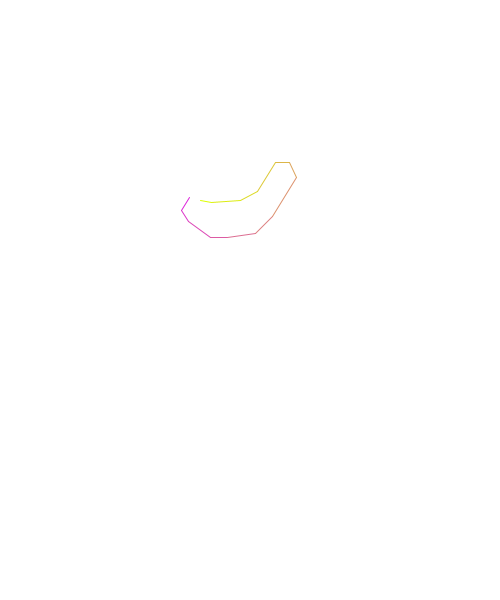
Frame 1 (no input)
Frame 60 (the mouse pressed at the canvas centre just before this capture): identical to frame 1, image omitted
Frame 120 (the mouse held since frame 60 and released just before this capture): identical to frame 1, image omitted

The Processing sketch that drew this single still picture (run headless with seeded random() and noise(); from frame 60 on, the mouse is pressed at the canvas centre):

// Processing sketch: sketch_180303a_read_sketch_rnn
// ── sketch_180303a_read_sketch_rnn.pde

FloatList inputStroke = new FloatList(
// circle (from bird input)
  //-4, 0, 1, 0, 0,-15, 9, 1, 0, 0,-10, 17, 1, 0, 0,-1, 28, 1, 0, 0,14, 13, 1, 0, 0,12, 4, 1, 0, 0,22, 1, 1, 0, 0,14, -11, 1, 0, 0,5, -12, 1, 0, 0,2, -19, 1, 0, 0,-12, -23, 1, 0, 0,-13, -7, 1, 0, 0,-14, -1, 0, 1, 0
  // bird base 2
  //-9.2,-12.400001,1.0,0.0,0.0,0.0,-22.0,1.0,0.0,0.0,12.0,-12.0,1.0,0.0,0.0,33.2,-6.0,1.0,0.0,0.0,19.6,10.400001,1.0,0.0,0.0,9.6,18.4,1.0,0.0,0.0,0.0,22.800001,1.0,0.0,0.0,-20.0,10.8,1.0,0.0,0.0,-32.0,0.0,1.0,0.0,0.0,-12.400001,-10.0,1.0,0.0,0.0
  // bird base 3
  -10.8,-2.4,1.0,0.0,0.0,-8.0,13.2,1.0,0.0,0.0,6.8,10.8,1.0,0.0,0.0,22.4,15.6,1.0,0.0,0.0,17.2,0.0,1.0,0.0,0.0,28.0,-3.6000001,1.0,0.0,0.0,17.2,-17.6,1.0,0.0,0.0,23.6,-38.4,1.0,0.0,0.0,-7.2000003,-15.2,1.0,0.0,0.0,-13.6,0.4,1.0,0.0,0.0,-18.0,28.800001,1.0,0.0,0.0,-16.800001,8.400001,1.0,0.0,0.0,-29.6,2.4,1.0,0.0,0.0,-10.8,-1.6,1.0,0.0,0.0
);

FloatList prediction = new FloatList(
  // good one (screenshots first)
  //-17.864302585991393,20.595817124959343,1,0,0,-10.37854589600954,-0.002269803930296877,1,0,0,-6.5041381790157144,2.063006940416965,1,0,0,-4.8961328226484735,2.82409213172939,1,0,0,-10.342868600832862,3.6054106867337086,1,0,0,6.588494290983084,4.452809804264114,1,0,0,7.144532941053767,1.9524082633385087,1,0,0,7.628578452258638,4.530035131965181,1,0,0,6.857268916884597,5.950197241581121,0,1,0,14.335839093907857,21.754134053270164,1,0,0,-4.571684396247875,5.81797014354429,1,0,0,-4.834861404651679,16.95865495841971,1,0,0,-1.284246122439011,11.164542267565297,1,0,0,0.7468624715928391,17.69995517150545,1,0,0,2.8085355981659843,7.751517850578618,1,0,0,9.92084247827268,11.475492222001495,1,0,0,18.824686024554126,12.035880716948117,1,0,0,11.84775439229727,2.98430933205029,1,0,0,14.030548419743864,0.9633792557105422,1,0,0,12.371966738628705,0.0011784601275299101,1,0,0,15.056001265085825,-3.4331116168617273,1,0,0,13.647551992588706,-6.5955810516090265,1,0,0,11.438772379685123,-8.949490104438746,1,0,0,6.7111731290618915,-7.480393733777684,1,0,0,3.735085377155771,-6.668860529942745,1,0,0,3.8404272318958674,-17.16255977858434,1,0,0,-0.5388794471314005,-8.261789110867241,1,0,0,-1.617334963884734,-6.5295971319646435,1,0,0,-4.733278485281355,-8.162523119561204,1,0,0,-3.6378194748142185,-3.846931057346487,1,0,0,-7.313362756093825,-4.9939979565162655,1,0,0,-13.992456623371528,-6.49546523251959,1,0,0,-13.613174455006728,-3.666139060582666,1,0,0,-16.40506781702681,0.00012102399275770217,1,0,0,-3.542017675813464,0.942567909922762,0,1,0,0.1135041331783299,12.60055194316948,1,0,0,7.8662123808688245,-2.085239772811391,1,0,0,6.591905754194519,-0.5695285507691639,1,0,0,14.137222833080932,-0.8310682225527586,1,0,0,11.207512032232374,0.7330658280688817,1,0,0,12.180208492045091,4.858837224822701,1,0,0,5.019647561185874,3.7191400392752225,1,0,0,3.6260676566599206,4.7445313404458,1,0,0,3.3214190099439747,10.251268882266583,1,0,0,0.8350106462509163,5.810061093919562,1,0,0,-0.34071689995470433,4.882623014791497,1,0,0,-1.989892948422202,4.237392446605986,1,0,0,-7.400890986162603,6.494893454504642,1,0,0,-12.39911374643378,4.699112053489912,1,0,0,-9.068105908078222,1.7413580401312965,1,0,0,-5.873407593797399,-0.0004416748482334205,1,0,0,-4.722080792062714,-1.3071282550507384,1,0,0,-7.98536934329906,-6.142304101417498,1,0,0,-6.197383170394507,-6.183983192117496,1,0,0,-4.240704350842677,-7.481113161742572,1,0,0,-2.5004036500756306,-6.765721736138603,0,1,0,-20.134514702294833,51.87081781433526,1,0,0,-0.07231007552324742,5.028938492571362,1,0,0,3.8107195015708695,19.46939626730352,1,0,0,1.3981251630328988,13.246900337621803,1,0,0,0.10038626383716365,7.422073722237138,1,0,0,-17.973743325887874,6.175636353501617,0,1,0,15.666984400969357,-10.216773068035577,1,0,0,0.6699905390757703,5.08527978549588,1,0,0,-1.2632624377117034,6.88337983516239,0,1,0,4.2921945384720415,-13.625050365463323,1,0,0,4.872413373401571,4.546542479766854,1,0,0,2.2428745524435754,-0.0008975667899414418,0,1,0,36.706854037078905,-42.57890477802946,1,0,0,-0.2545495489194371,5.526873053991268,1,0,0,0.11948412791581492,32.37761719160628,1,0,0,-2.11374864586812,4.14739800265142,1,0,0,-6.650058588751642,4.1714761020094215,1,0,0,-5.781314955462783,5.91264033010178,1,0,0,-2.6001809628290027,4.869065719050659,1,0,0,0.7193433373821622,4.942201385195641,0,1,0,16.305072269633524,-18.490087633161902,1,0,0,0.6017006358428428,6.429643123651635,1,0,0,-0.8148238334488545,10.376892841834593,0,1,0,3.4493748637259034,-20.522673634259085,1,0,0,15.693148718226269,8.597595409890884,1,0,0,4.378478915323643,1.2995036193949536,1,0,0,1.798406213563712,1.6523995501140354,0,1,0,-95.16255444856205,-158.54902736847677,0,0,1
  // 2 bird 
  //-28.448785880924117,24.148449791734695,1,0,0,-11.675786120083096,2.7420331139001526,1,0,0,-20.34389722969792,4.101319007134871,1,0,0,8.456995434573688,5.204093133399632,1,0,0,22.023383666617168,2.6656420805350716,1,0,0,5.500933300412688,1.817092378363991,1,0,0,4.694099475794531,0.0015540272582108784,0,1,0,39.93998779635313,19.099086530922367,1,0,0,3.7914332071467722,0.012430162244821935,1,0,0,10.442630771507188,1.1634687375633612,1,0,0,6.66327887778285,1.6816345906339907,1,0,0,15.402430240380196,8.658612467591304,1,0,0,20.01827120386103,4.726906905953212,1,0,0,32.633582216024,5.489962232681581,1,0,0,17.145760714941254,0.0005926354526960507,1,0,0,19.43405783334085,0.33192177612387913,1,0,0,6.021870927557468,-1.8306371843742923,1,0,0,8.894079016183179,-5.5009491491167495,1,0,0,7.126886086267995,-10.109979101631476,1,0,0,2.6240498679784374,-6.074370603496336,1,0,0,3.6840111757976906,-13.43953910307374,1,0,0,0.40397035359353944,-5.2170802076845995,1,0,0,1.2802557914801749,14.31953655016895,1,0,0,1.339499013132515,25.896406810071205,1,0,0,-2.818452922742918,20.70114901821841,1,0,0,-3.463969035887387,9.032061137896454,1,0,0,-7.394136737314298,12.71833511875752,1,0,0,-5.386433208318534,6.556967394080599,1,0,0,-7.347428928733681,5.933707800235698,1,0,0,-19.420397107025472,8.94407577390119,1,0,0,-14.598033785331326,4.144914318439342,1,0,0,-16.127607042287945,1.936819838069551,1,0,0,-25.745767368154386,-0.0006204119369451221,1,0,0,-19.703684627675965,-5.810882569844509,1,0,0,-18.434144442256773,-9.119765390038067,1,0,0,-6.808793826016996,-4.948375228960278,1,0,0,-14.92478035648485,-7.724754374037082,1,0,0,-13.145707497957735,-12.208634267951316,1,0,0,-8.257344212477669,-10.83483459236776,1,0,0,-6.642930515065148,-17.823492154129056,1,0,0,-1.2669400082345645,-7.003805498411351,1,0,0,0.488086437663734,-3.074847474545541,1,0,0,5.11988812451223,-4.890559558626896,1,0,0,9.94338126144993,-3.3081672548032834,0,1,0,33.595420493539976,-0.008609865295571438,1,0,0,-2.849229065833879,-0.0021698531473537844,1,0,0,-6.524130511836854,3.2739549778761923,1,0,0,-6.4147348957631,9.77865863147149,1,0,0,-0.9269487397412108,9.002997746235545,1,0,0,0.7673868852982882,5.674496777817417,1,0,0,6.368056592457158,10.201458213118045,1,0,0,7.73496768770997,5.5186211902786395,1,0,0,14.902887198528777,7.595566428940221,1,0,0,11.013688188685967,2.661666512115979,1,0,0,8.370300185621991,1.1526877205623411,1,0,0,16.405019337451325,0.000030124588516182773,1,0,0,19.43725744342282,-5.087687031273247,1,0,0,9.225760033435998,-4.34939576295002,1,0,0,4.686333625964428,-3.756980681219637,1,0,0,3.2576536994666503,-9.016703061621978,1,0,0,0.09422653567828805,-5.646423874916727,1,0,0,-1.2734664613250686,-3.970982559980213,1,0,0,-4.544211500767456,-5.2450805833798455,1,0,0,-11.656323102515664,-8.025092358234852,0,1,0,-97.13747675650858,-45.353872714064394,1,0,0,2.3202153765754083,1.8993662678123846,0,1,0,42.95538065320162,113.89712859651921,1,0,0,-1.458716424641261,18.322258375503644,1,0,0,-5.967449379259078,14.462565764832016,1,0,0,-9.098584058701158,1.9849867330012243,1,0,0,-8.408848888823341,-0.906309913682482,1,0,0,-13.647251564561152,0.6258945186055105,1,0,0,-7.876840357279653,2.0349707069962863,0,1,0,43.48487938713387,-4.650248164081603,1,0,0,-3.2049920829872027,1.188347470834194,1,0,0,-7.2722901602964445,8.80163880045617,1,0,0,-3.4587616690611807,6.302883147213577,1,0,0,-0.7414007916661195,4.331501232448249,0,1,0,17.592082468617935,-21.29655250246064,1,0,0,1.285172667408095,9.999936087325844,1,0,0,2.9230065220422707,8.49529945393523,1,0,0,1.9233501773269155,3.4078761909206694,1,0,0,4.142672282482664,2.5302127746742884,0,1,0,43.54608163286996,-55.58962694692204,0,0,1
  // 3 bird
  //-24.929931199163473,23.431054874661132,1,0,0,-23.30886914051702,-0.0022819808586281836,1,0,0,-13.200382796977953,2.746954071673021,1,0,0,-6.582642507603272,3.5169661268353365,1,0,0,4.600623065048338,2.5927969443055834,1,0,0,12.192417885364614,2.578729093054995,1,0,0,25.979105938375458,3.9759961997964104,1,0,0,2.829524213572507,2.771907965940756,0,1,0,45.61118694169856,-21.817013195236612,1,0,0,2.8127618140434576,-0.1691985620586863,1,0,0,7.392571843985191,2.1296873237097635,0,1,0,-20.383814076868628,1.8235294624033196,1,0,0,0.8074918474195932,-0.0010465873509936353,0,1,0,-3.791839134813751,43.87856859611467,1,0,0,-0.00478061730703752,14.171715181249933,1,0,0,7.836728061268309,34.26980942594908,1,0,0,13.756494102596282,27.153105778403482,1,0,0,7.506099578806299,8.271779062705978,1,0,0,10.57800589792065,6.8280584697975275,1,0,0,18.532443851161478,7.418912631633201,1,0,0,11.701456184086213,2.5388622174280067,1,0,0,15.663460108629984,1.0090353306741284,1,0,0,11.977861006988796,-1.5459151083082758,1,0,0,15.971437035287435,-7.966926880191984,1,0,0,11.292424362910955,-9.083778205862684,1,0,0,9.643930882797264,-15.42103644204635,1,0,0,9.124507789252727,-39.72808119987117,1,0,0,-1.0497227135816751,-13.002493752388881,1,0,0,-11.848215842498387,-22.101342705848477,1,0,0,-6.781215319066367,-6.658593446020784,1,0,0,-32.489333185881,-15.264532314160508,1,0,0,-10.785015561634335,-2.8172081243125633,1,0,0,-18.950613207227278,-2.271159132386524,1,0,0,-12.926858158061412,-0.0004461852939178138,1,0,0,-14.299140673165452,8.02714554953861,0,1,0,16.998227177812222,111.47050748000345,1,0,0,-2.6792819564740986,11.744471705328346,1,0,0,-6.126462274788436,16.41966174145102,1,0,0,-6.844623370814208,11.908456187868088,1,0,0,-1.4252284654950012,3.945800814598484,1,0,0,-2.6043238309301597,19.562964046805114,1,0,0,-2.0502776931913522,-0.0015581283649472452,0,1,0,55.076332455812874,-49.23095259974886,1,0,0,-5.624702088364068,43.10449460005942,1,0,0,-0.7748259553412546,1.2942608616525353,0,1,0,-31.980600192766822,-146.0248704998274,1,0,0,10.949223060232534,-3.568872778450337,1,0,0,14.709572684322803,-7.660328488085901,1,0,0,27.889685332173215,-24.208165994728624,1,0,0,21.274943433872824,-19.73944601012848,1,0,0,6.4674648852979555,-4.618246026008014,1,0,0,5.868244229998321,-1.8169864305133272,1,0,0,11.459381826173704,0.9059716541470934,1,0,0,5.312127131406813,3.004110170943778,1,0,0,5.517381548538757,7.055632275238586,1,0,0,4.328599791974518,12.7553886536345,1,0,0,1.5300315185356512,12.90496119046328,1,0,0,-1.4565809155889764,20.810399985918544,1,0,0,-2.076322059408739,7.025538472321716,1,0,0,-8.80816303360947,14.067325045690971,1,0,0,-12.869743888953233,10.335944913369664,1,0,0,-19.90830430431991,9.298976243926822,1,0,0,-7.924989252602495,-0.0620458362990466,1,0,0,-12.527066281540373,2.0204911867560185,1,0,0,-9.876517144821582,0.0001277224172578536,1,0,0,-14.465884033871307,-5.146817687709907,1,0,0,-5.94107968089906,-1.0367644608714583,1,0,0,-4.2788344538695355,-2.3619432514550174,1,0,0,-2.9511592810981435,-5.171756095785322,1,0,0,-1.0602491410856305,-5.281301497674366,1,0,0,0.16889820532084546,-5.551671630386601,1,0,0,2.818721625104663,-4.20757443508358,0,1,0,-54.20874623295808,33.401492105905646,1,0,0,6.776624079652273,4.138730923880134,1,0,0,10.670890611013744,2.563010659681459,0,1,0,2.678185952788916,-13.274298597964043,0,0,1
  // 4 bird
  //-18.834803766719162,27.02207665070319,1,0,0,-7.872669566526396,-0.002590284134998051,1,0,0,-15.583112320440152,6.075731556130832,1,0,0,5.922726455972005,2.9011777285782814,1,0,0,17.625481706261176,1.7740109944591202,0,1,0,32.990685373441444,25.13813806358589,1,0,0,1.1349222795139768,5.5774262719350505,1,0,0,12.187215558303096,48.69348192515214,1,0,0,5.055422466898135,8.201952344149799,1,0,0,13.768934057738356,11.944178260547853,1,0,0,5.639138805806397,3.0841399519967623,1,0,0,11.372789059163342,3.720104276872437,1,0,0,13.313418510558138,1.5935949724059078,1,0,0,12.393494337794568,0.00157433306857238,1,0,0,13.787365225285447,-6.3344447927033,1,0,0,9.199545916500021,-6.384816466925206,1,0,0,8.325962413806698,-9.8258707646961,1,0,0,6.42298344915775,-12.688406792677535,1,0,0,3.426093897208615,-11.368667542502973,1,0,0,1.0982556403107993,-10.249599586008118,1,0,0,0.04760052789566006,-8.361739190020202,1,0,0,-1.593343920305902,-6.848697973019973,1,0,0,-2.926090452861929,-6.181275329759245,1,0,0,-5.475071665983057,-8.499057183969281,1,0,0,-15.064613582878836,-15.161879038685031,1,0,0,-20.961719751924175,-12.20462027915151,1,0,0,-12.050119387178347,-4.549064200328733,1,0,0,-14.314482825513439,-2.0982705251662956,1,0,0,-8.71796337755159,0.00015032238960347973,1,0,0,-4.463726990835734,0.7720183814397098,1,0,0,-3.62410012274485,1.7002690914668852,1,0,0,-2.4688117769591726,4.275158990269753,0,1,0,50.352672810870736,41.0541983003961,1,0,0,2.800483412755775,-8.360300561411446,1,0,0,18.174243868140415,-18.111428471243695,1,0,0,7.973499421538287,-6.497307611138201,1,0,0,1.3684033246011196,5.196783400431064,1,0,0,-4.4943853873718576,9.441812592969063,1,0,0,-12.134636972250055,17.457829816851447,1,0,0,10.650495900628789,-8.440872821115263,0,1,0,-59.82943556663234,40.3847413100576,1,0,0,-0.7316204446537238,1.6850814524675515,1,0,0,-4.3460882066712365,29.66291768391679,1,0,0,-3.696723056603627,12.467735583605245,1,0,0,-0.5017448914971744,3.7964223478949517,1,0,0,-1.0398440799515536,3.0044589824534333,1,0,0,-6.640670107154391,6.934764448424155,1,0,0,1.3611386449639595,-2.829921322895578,1,0,0,6.129040472716149,-6.230406265941351,1,0,0,1.5056218580184202,12.148873136412414,1,0,0,-0.35185328858922404,2.892478454818712,1,0,0,1.6682943226306743,-0.24475592225577897,1,0,0,8.016826153800709,-7.937641546003123,0,1,0,34.526203855520585,-37.446155781997795,1,0,0,-0.6794401889835506,7.744917954920146,1,0,0,1.2855000004580848,18.823339841545334,1,0,0,-6.076427124067367,3.586678668514756,1,0,0,-3.923763513528446,2.5300429812685303,1,0,0,-3.3680438297545607,3.5827239626957743,1,0,0,6.112342402344862,-5.440755930194591,1,0,0,3.4660516047075483,-2.810736440220857,1,0,0,1.6295916495982274,1.2451832341384759,1,0,0,3.631149676866856,7.656880326660614,1,0,0,2.008473705023768,2.55307741986305,1,0,0,4.370942257096228,0.3599569100067317,1,0,0,0.6911659773998469,-5.347017315389103,1,0,0,-0.2706792320501464,-2.0342072039641246,1,0,0,-1.2138976499259657,0.07776389180428275,1,0,0,-5.52177132298577,6.5884979322312915,0,1,0,-97.50580893186714,-139.46083879656888,0,0,1
  // 5 bird
  //7.237738720404765,8.581084622825237,1,0,0,5.168403477320499,-1.0622692656578139,1,0,0,19.537585786144994,1.7468607538410776,1,0,0,9.513943527341086,2.1306050870686555,1,0,0,17.495884208055863,7.706827369233645,1,0,0,10.383236083916682,10.240895420337973,1,0,0,2.7833787033927297,4.637808570628385,1,0,0,1.2062762207057762,4.995885337126841,1,0,0,-12.003197424740653,4.572759520332685,1,0,0,-35.34256429570314,3.4006024506647696,1,0,0,-6.244842545845444,1.2117737166009608,1,0,0,-12.130470045441971,-0.0008232520699556645,0,1,0,-17.105080211575704,-24.960857812485028,1,0,0,-1.9805955652870577,-0.0009044300994205654,1,0,0,-1.2066774000398341,4.183698827570298,1,0,0,0.1905886857125748,8.79355444635725,1,0,0,1.8508992171487777,4.497777925889322,1,0,0,4.798966575750944,6.379618103757438,1,0,0,6.654669485768971,4.326936159869701,1,0,0,7.273800323620204,1.3581115500698009,1,0,0,4.46227488047159,-0.6684667741986822,1,0,0,4.512044310202116,-1.9131594419410267,1,0,0,3.9082799536392865,-4.001166967695746,1,0,0,1.8869984876062789,-3.544704817324084,1,0,0,-0.47080455082878775,-5.736993075844039,1,0,0,-2.350713808759945,-6.5491304729389235,1,0,0,-6.188613320938242,-7.815833657006958,1,0,0,-4.473212286476212,-3.41693339705236,1,0,0,-6.061476460016138,-2.7367970156203256,0,1,0,-20.742122162250556,37.82587558519313,1,0,0,-4.599164309506397,4.223955698854454,1,0,0,-3.6121635696682803,5.49149229249299,1,0,0,-13.77910552196043,24.024421838436634,1,0,0,-10.319696488408157,12.0200833207894,1,0,0,-20.261334581853877,27.29093590522942,1,0,0,-1.9610389407415,4.595401054287557,1,0,0,-0.5652699288552238,3.2263921235325266,1,0,0,1.7406820453929508,9.010639236637573,1,0,0,1.8150651128980793,3.9393003092415477,1,0,0,2.8695838591443383,3.9536282322863614,1,0,0,15.148810738182775,6.099368926726473,1,0,0,11.451411191291738,0.0006386936067457386,1,0,0,10.202213886144868,-2.254123000969642,1,0,0,8.604034359618234,-3.7312003933873648,1,0,0,9.539292984750636,-6.391513759479675,1,0,0,9.854351549745491,-8.904541142988117,1,0,0,7.449198315543493,-8.405984390765497,1,0,0,7.526455383613008,-11.667239412646792,1,0,0,3.579668099208618,-8.046263759954961,1,0,0,2.1058344317466346,-7.723960770266137,1,0,0,1.5025643183244106,-11.688196600063193,1,0,0,0.08195949430663972,-6.51129744386745,1,0,0,-1.2829501586922052,-6.639802605700915,1,0,0,-2.0831154541983348,-4.135318188530858,1,0,0,-2.937188070765855,-2.504173749544337,1,0,0,-2.882598124591538,-1.2028869866957874,0,1,0,-32.82183428073566,13.229407074460113,1,0,0,-2.0551306003831593,3.4934910579721303,1,0,0,-8.814527266890053,13.411208065994785,1,0,0,-11.410526841250377,12.894305921749718,1,0,0,-4.49222443563039,4.3587693929020705,1,0,0,-6.919772263147747,8.50499522862424,1,0,0,-3.560238152805527,6.068431167486091,1,0,0,-2.706420287329783,7.385542845220388,1,0,0,-0.5725401194361768,3.829855299621128,1,0,0,0.6678050960500158,2.675739962097872,1,0,0,2.9941186551925334,1.2685250472412781,1,0,0,11.95710444941078,-2.6027183786204255,1,0,0,4.320489546053714,-2.011711874878505,1,0,0,16.77625295374219,-11.993292044858547,1,0,0,20.375370722282625,-19.86735751614836,1,0,0,3.870488256282992,-5.930224941206376,1,0,0,3.6950683963272857,-9.40093087354988,1,0,0,2.3183462005844007,-11.642377200392465,1,0,0,0.3455023429658958,-2.3341430325614025,1,0,0,-1.0067882521351372,-3.58480969237817,0,1,0,-23.482042336175965,72.44789848400518,1,0,0,0.7414741410713095,4.856327224700188,1,0,0,3.842946847595529,31.25644531958713,1,0,0,9.915651229926992,2.4723199273743734,1,0,0,11.076811574300205,1.6413695868082345,1,0,0,7.637681838770545,1.1611913202180337,0,1,0,-24.201126962339732,-9.943369160751933,1,0,0,-2.738407797553001,17.126028301020824,1,0,0,0.16314584474551658,7.827421675222913,0,1,0,0.7385668758256062,-25.195923351967956,1,0,0,1.5006498612678898,-0.0011366716513625478,1,0,0,6.7625330330864575,5.212184959982049,1,0,0,19.92709567122382,14.557682744372507,0,1,0,-56.38455767179183,-54.875337410618734,1,0,0,-0.41062060205589107,4.489531626494293,1,0,0,-1.2499670351756536,26.06212549734617,1,0,0,-2.096717815153387,7.179349380916529,1,0,0,-1.0945337111419444,8.1010862690623,1,0,0,-1.461910568118673,3.4437494483894135,1,0,0,-4.619328278633661,4.964118069662243,1,0,0,-13.069787376600567,11.349107463153592,1,0,0,-7.061521881323411,7.195105851619469,0,1,0,18.827171374720468,-24.541229917994333,1,0,0,5.25714549413668,15.506146472647188,1,0,0,4.621322256334134,7.888546798376804,1,0,0,4.267096296106386,4.846230126744286,0,1,0,-9.795915963062917,-24.54053674787267,1,0,0,-2.1120819146936762,5.375015645824578,1,0,0,-2.7920767576537453,18.39457376221328,1,0,0,-1.4170329928585306,5.247409215683945,0,1,0,49.831462302209104,-171.96003470049888,1,0,0,-0.2844409706203312,1.2363329982606723,0,1,0,-3.103535097642791,14.56023388547712,0,0,1
  // 6 bird
  //23.23028712844275,43.819827537752374,1,0,0,20.072875775081688,1.575576116608603,1,0,0,7.180591345140585,1.5541032528308412,1,0,0,15.90951849132788,1.1855073875451245,1,0,0,20.036975641731253,3.1145740159416655,1,0,0,-7.683568680895253,2.947359951846955,1,0,0,-32.35596381017011,10.728516110179115,1,0,0,-15.25476113840749,2.057033571339155,1,0,0,-9.587317060929482,-0.0011493764908393593,0,1,0,-31.586610058414923,6.3497088708749425,1,0,0,-4.833674435207091,4.737558843447193,1,0,0,-8.563315463879174,18.476964346301955,1,0,0,-16.42544517349588,31.95198101183796,1,0,0,-2.2421468120412453,8.213940935304985,1,0,0,-6.427414520117597,11.446779398766546,1,0,0,-8.197095388480271,11.531181143366965,1,0,0,-12.299589264469098,13.088138048324344,1,0,0,-3.3159665271664376,4.826120079178815,1,0,0,-3.0779665391488495,2.692399697935164,1,0,0,-12.808520643778742,7.058049462289376,1,0,0,0.3620362227816274,0.7053419434485897,1,0,0,7.581105531381652,-3.250778884239025,0,1,0,45.42757481146928,-54.53933328338588,1,0,0,-0.15716086075375155,3.9759834843013584,1,0,0,-6.281785894077274,12.044316543133734,1,0,0,-3.8904353641202247,11.731208231673444,1,0,0,-1.4309273639054647,8.70144171652835,1,0,0,-6.181695745287615,14.905572423114748,1,0,0,-5.704768912818098,9.687455740916565,1,0,0,-6.324006150230051,6.818365328372814,0,1,0,71.62564615730594,-122.3805555551626,1,0,0,2.366584743621882,2.819722511166125,1,0,0,13.782951969603076,10.629004256657053,1,0,0,17.790296213084677,10.996297540365536,1,0,0,2.9955841198887785,2.930018851569078,1,0,0,2.626121159712368,5.343631224291804,1,0,0,2.3733018261092043,8.048814698371462,1,0,0,0.5086200695635097,14.728724755733772,1,0,0,-6.223491627728667,19.671484463121487,1,0,0,-5.91621577720451,8.800362805945317,1,0,0,-6.939621378606108,7.361339439612291,1,0,0,-8.597639511515352,5.979807647246968,1,0,0,-11.671205131842823,5.04164900815481,1,0,0,-11.014019158717367,2.8686552348087284,1,0,0,-6.891759638471309,1.011238383218437,1,0,0,-23.67118107384955,4.446287151612591,1,0,0,-14.748295955572186,0.0008275879926204854,1,0,0,-13.418798499044257,-2.3878214800446003,1,0,0,-3.4531214984671768,-1.6835542051676833,1,0,0,-2.2494512986932196,-2.0992855575759948,0,1,0,43.33573863464602,-32.038048922444865,1,0,0,-5.2670634847215805,7.696401041127037,1,0,0,-4.767364458422855,4.80706466534576,1,0,0,-6.901856013309682,3.9196314963363497,1,0,0,-19.711719006375006,8.017258976060868,1,0,0,-4.148496377491448,0.7910641994927623,1,0,0,0.3520755681708404,-0.00077650305278331,0,1,0,32.91250859350442,7.792715606367012,1,0,0,-0.006721730378824886,11.082257431303569,1,0,0,-1.8987892618829945,9.432171652941523,1,0,0,-0.0372355375841109,4.53710232953654,1,0,0,7.410591851557237,17.704976490268216,0,1,0,-3.192091274975934,-0.9899365779491801,1,0,0,-1.7578173349556976,2.61825415300899,1,0,0,-11.346053586246537,13.703685004007284,1,0,0,1.2642829570662037,-1.086374458016494,0,1,0,12.482146001552126,-14.308604453712478,1,0,0,5.828108832381142,8.450852550231332,1,0,0,5.3390586329664975,5.543053278629169,1,0,0,4.179250423218752,2.7340766758036144,0,1,0,-14.43222519877021,-17.465199757330986,1,0,0,10.258590993191536,-0.3169516137231427,1,0,0,3.4606700427759525,-0.9864403549136646,1,0,0,9.977677202834967,-4.984431270131996,1,0,0,1.0616030673760053,-1.5080001051478475,0,1,0,-5.276216893864525,-37.898469373142184,1,0,0,4.892550709564688,9.034629680908376,1,0,0,6.504344288666107,19.48666031972761,0,1,0,-2.4144235026349192,-0.09448509635498219,0,0,1
  // 7 bird
  //16.002672131045248,47.03279452027326,1,0,0,9.29429936870788,0.33326228949050013,1,0,0,0.12189690134533263,0.0002557600201470728,1,0,0,-4.25763078739977,0.13749145124402487,1,0,0,-17.51261759247339,4.860736327577419,0,1,0,4.419297108743518,-34.22478107856633,1,0,0,-0.21081046493581418,-0.0007049643781551125,0,1,0,14.411034587749292,26.892951322163075,1,0,0,3.0255736860550115,2.0545710160233406,1,0,0,13.50216390000475,6.610237019115661,1,0,0,5.254483258966148,1.5043378753615053,1,0,0,2.857617483478655,-0.004233761015324817,1,0,0,4.859886687139371,-1.9436627727572706,1,0,0,6.411389458802106,-5.342089759181607,1,0,0,2.6902039324850655,-4.387958141180525,1,0,0,0.4965441753948855,-3.0884544209580294,1,0,0,-1.0293287709296364,-3.8391198788939476,1,0,0,-22.780087236843915,-10.349907540663844,0,1,0,-16.04152688569064,-4.484081842532988,1,0,0,-0.36936381519917477,-0.0018013555644413968,1,0,0,0.5747119950271804,-1.369665207847029,1,0,0,1.2843192422873422,0.8481117613031844,1,0,0,-0.07225178729991967,-0.21350689904193138,1,0,0,-0.6258751111990251,-0.6273806954191476,1,0,0,-0.8356379120418845,0.4293888109828615,1,0,0,-0.44615979914514897,-0.1288232318555038,1,0,0,0.41783259447707544,1.113873627773753,1,0,0,-0.4748143749730481,-0.38238319122313263,0,1,0,-54.589077017521014,33.98534854363246,1,0,0,-10.849221434237972,0.15272809014818337,1,0,0,-21.24331416376866,-4.465565213061802,1,0,0,-33.63421436789004,-4.63072371369306,1,0,0,-19.37635990881761,-0.08148531524563543,1,0,0,-22.902682489909495,19.257149530364714,1,0,0,-3.883990974179569,2.616608644196742,1,0,0,-4.402925617976519,5.749179888518463,1,0,0,-8.367601972924312,18.200349597642248,1,0,0,-1.6019382024212023,9.243578081940726,1,0,0,-0.1632225753477332,9.426952242929048,1,0,0,5.024707222829151,15.92427890272899,1,0,0,5.492849288514854,7.788672475865569,1,0,0,7.839376665299835,7.04777950116017,1,0,0,9.028299822224705,4.759474960132066,1,0,0,12.346564302103998,3.842689545357654,1,0,0,15.265706407912603,2.9709594789284437,1,0,0,37.154956376287466,0.6718396704805918,1,0,0,7.449575970611825,-1.4516191642381624,1,0,0,11.799975598522426,-3.8288578855519977,1,0,0,8.382384876319065,-5.1232973601400245,1,0,0,13.644121756705964,-12.552202927020417,1,0,0,9.77436442835711,-15.55559915576233,1,0,0,5.181156259400055,-11.441436140746811,1,0,0,2.2676380930896642,-7.6601908102266965,1,0,0,2.4721235049223815,-17.783688824358137,1,0,0,-0.5704151451343611,-10.752785354143477,1,0,0,-1.8158264382242197,-5.209313565898407,1,0,0,-2.178585409827873,-2.493330899895601,0,1,0,-75.86023726762043,85.29917349229494,1,0,0,0.13678688284871005,16.51955110391389,1,0,0,-1.7874257796222455,22.489707405751858,1,0,0,0.25591256461317385,7.405891005441144,1,0,0,2.546085822924407,1.6948483247485433,1,0,0,2.6862472996656437,1.635420885593446,1,0,0,7.313404773337678,2.2268460595163333,1,0,0,5.634390886394662,-0.0006474852125693184,1,0,0,8.948449371682086,-1.954204206418369,0,1,0,-30.346875983968587,-5.803335049970035,1,0,0,7.243618611511363,4.421528538011843,1,0,0,12.683539664415017,11.85528791844848,0,1,0,-16.715608324858053,-19.67151601101173,1,0,0,0.5414143440351047,15.047274174483837,1,0,0,1.6421801317956297,6.812784092837396,0,1,0,18.556605391669418,-64.60049973148952,1,0,0,-0.9519505438556621,10.321421199694338,1,0,0,2.044437735060484,23.38350458696984,1,0,0,5.167587402452024,6.5083029847433425,1,0,0,8.749717587071387,3.092900561683783,0,1,0,-13.513964208314858,-4.591384145333408,1,0,0,4.885949124058532,0.8190577904314228,1,0,0,22.135492635517384,6.130095016432367,1,0,0,11.935670342792955,5.153281056303602,0,1,0,-36.4275358622054,-14.43514483899281,1,0,0,3.123994399792958,5.681686928199084,1,0,0,6.176130197502296,7.393544265035632,1,0,0,10.764086622896205,9.411028209149121,1,0,0,5.777849029083649,3.7856106065463444,0,1,0,-25.68909059197474,-23.7929401370714,0,0,1
  // infer bird base 2 (1)
  //-4.119569257582111,-5.488983525880285,0,1,0,44.56182287748254,-15.386680018476069,1,0,0,11.997830057703714,-0.002197043874259233,1,0,0,18.95176800725572,-2.8331894248809446,1,0,0,2.0589051774166656,4.209397736813234,1,0,0,-14.339783473604362,16.771205170839462,1,0,0,-8.317490679913977,3.807451811841878,1,0,0,-11.138673170383884,0.6225503690187725,0,1,0,-30.054763549459675,8.120452143539444,1,0,0,-9.480277139074813,10.643320357646608,1,0,0,-11.058502920609943,8.845204759559518,1,0,0,-8.985634185999354,5.052364967341802,1,0,0,-14.134136455607887,5.172210538472429,1,0,0,-26.20937228217543,4.275248429565677,1,0,0,-23.66819731416134,13.407815760883294,1,0,0,-7.558061728867538,8.102424391588146,1,0,0,-9.098086512733113,13.49394766109191,1,0,0,-1.2173991582625439,9.387735618716427,1,0,0,0.7020600485412963,9.686071974165811,1,0,0,3.0975209049273786,6.151900587912635,1,0,0,6.814143716886817,7.302381099936182,1,0,0,11.617773715790278,5.551019009919051,1,0,0,11.916595125712703,3.8590617469551725,1,0,0,40.550285995544634,-0.42317811195103927,1,0,0,16.80809523713967,-3.6950299055316154,1,0,0,35.94267674261761,-16.4105088396212,1,0,0,12.072932800084121,-9.881456713445385,1,0,0,9.130632695091984,-11.898117677445612,1,0,0,5.600850639750336,-10.535311063763208,1,0,0,3.5681771162632385,-13.017150952600058,1,0,0,0.9036705971563492,-10.81123903634208,1,0,0,-1.7964292940626634,-13.213371020214254,1,0,0,-5.01183445396157,-10.62387945962792,0,1,0,-82.608716447785,31.11097749968245,1,0,0,-15.110522757632245,-9.079134461734546,1,0,0,-12.590460927088913,-5.6686194534592245,1,0,0,-8.913137378411633,-1.2759125228833679,1,0,0,-26.7650044606952,0.8592335268567155,1,0,0,-10.168082293033128,2.8066538286533755,1,0,0,-6.119174632498274,3.0795033972252037,1,0,0,-8.230825989730752,6.772805172010209,1,0,0,-3.0348030092772067,4.811815910000437,1,0,0,-1.8192110971208615,5.903497869194076,1,0,0,0.07748504364718983,7.219992917250678,1,0,0,2.074325913109987,5.005408145942391,1,0,0,4.908927354973666,4.489344118842503,1,0,0,11.1506494702916,4.319180744796791,1,0,0,13.789310393444481,1.6256200287188645,1,0,0,14.462627415305661,-0.9441019071080169,1,0,0,13.0086954900639,-4.4903931962059,1,0,0,18.58362153386234,-9.483064650856566,1,0,0,17.463611327200816,-11.796911483270152,0,1,0,3.784566241362196,74.26273915712908,1,0,0,-3.0951181466971267,19.925302065830827,1,0,0,-2.6778835897119686,7.666169917854888,1,0,0,-0.7626807223294338,5.941999586149888,1,0,0,8.289277406867221,3.5345372038315754,0,1,0,48.0700468065989,-59.9434503837938,1,0,0,-1.4843727119190209,7.884511515174897,1,0,0,-0.14502558248206998,29.460178114132248,1,0,0,0.9486869012351199,6.477566417909123,0,1,0,11.631500319285216,-133.8531457102441,0,0,1
  // infer bird base 2 (2)
  //-2.2365092643507194,-12.615243586939345,0,1,0,14.253888760985292,-10.312303481138123,1,0,0,-4.252943299950419,-0.0017461820862025783,1,0,0,-14.996745805800451,9.642399643466877,1,0,0,-11.456372822703765,5.562749138214585,1,0,0,2.4863434842134713,4.740571234558661,1,0,0,14.743806157181016,0.19835651592367615,1,0,0,16.755805527041964,-2.0594683548369193,0,1,0,27.67924587871187,7.236091994650433,1,0,0,4.466283803835337,7.1394404907490125,1,0,0,9.268707467961077,9.268176339219856,1,0,0,9.520695236622181,5.381832749579301,1,0,0,12.07319898096031,4.021754888722142,1,0,0,7.470143580603087,1.6074623458604937,1,0,0,14.205982614088146,0.0011618671442033418,1,0,0,6.640235669362393,-1.7057915619178163,1,0,0,18.443301045220952,-20.359465762462474,1,0,0,2.5367384616668174,-6.289564067973158,1,0,0,0.9392602872141805,-7.38089595327805,1,0,0,-0.3533036314067313,-7.771885650532329,1,0,0,-2.7046302749128097,-8.168061175646502,1,0,0,-4.627797943847743,-5.540383763624793,1,0,0,-8.334858965702464,-4.804906664913477,1,0,0,-6.327989964647973,-1.8120097216647455,1,0,0,-8.17402640159765,-0.7108141727087812,1,0,0,-10.895149617401298,1.2439068748177624,1,0,0,-6.861751738300213,1.9673778668422215,1,0,0,-9.743860830487204,5.749081311397607,1,0,0,-6.319418253622141,5.753360879854149,1,0,0,-3.2294432726590947,5.480442270455577,0,1,0,16.085585864152762,28.520855786850763,1,0,0,-0.7337017704732204,-0.011391505021453878,1,0,0,-3.6639456225836073,24.596975480733413,1,0,0,-2.8594213157177157,11.039464294787946,1,0,0,-3.813184707567646,3.0727803419378894,1,0,0,-3.318261597691083,0.6277404604989162,1,0,0,-17.548843631122942,3.0801811226611915,0,1,0,22.882837819976814,-3.558504128144049,1,0,0,-0.004221309960163475,7.970516432298097,1,0,0,-1.4618888237942953,8.658148512312481,0,1,0,1.0768418498138415,-18.91759328976139,1,0,0,4.531331250412563,5.917732864102341,1,0,0,8.575966840297145,7.4566341755792935,0,1,0,31.3721454637171,-40.6200664105937,1,0,0,-0.26687297137030463,14.830975868816765,1,0,0,-1.7085521716185312,8.065201673736945,1,0,0,-1.4563157184852313,1.3407220963831212,1,0,0,-4.8175258291543015,1.142722304334849,1,0,0,-11.810712754855084,6.582275396860337,1,0,0,-4.207524077437701,3.5321202801295684,1,0,0,-1.5574248736636547,0.5297352149662975,0,1,0,16.980319581825775,-8.903101977197913,1,0,0,-0.5789436637097504,5.538593848075162,1,0,0,0.7622451458587698,5.392071777461626,0,1,0,3.614636117674111,-10.72434279889089,1,0,0,12.343984384197313,7.041851532418146,1,0,0,5.7755921286060365,2.3893315979406786,0,1,0,-50.032085661587146,-78.45623056583517,1,0,0,7.748458405381008,-6.255848143296697,1,0,0,12.808915177753732,-7.980439419521104,1,0,0,16.641966559787004,-6.339600461289756,1,0,0,33.9397855211977,-7.781966689732553,1,0,0,1.2857715068497766,2.8538098998504573,1,0,0,-3.223773900529961,12.066067135513649,1,0,0,-2.473719463136936,6.297603059679644,1,0,0,-3.5868289774518636,4.175461112837026,1,0,0,-9.341603509834725,7.026147047265604,1,0,0,-14.093594710527485,5.333027022561461,1,0,0,-8.138326360138377,1.7849054856394584,0,1,0,-54.470035031953536,-16.542456790809293,0,0,1
  // infer bird base 3 (1)
  -8.88788185602412,-3.61633927747915,1,0,0,-11.174412621984205,-0.0006088737892673026,0,1,0,51.734835518536705,-2.4202860770670074,1,0,0,-0.006345844759322689,-16.17037380509156,1,0,0,-1.1870647439627309,-9.214472468844308,1,0,0,-1.2974917743082903,-9.557903532216743,1,0,0,2.754722229664595,-9.035989112288117,1,0,0,9.756189393020826,-6.6185214605144,1,0,0,14.077386672905707,0.00027541125716701114,1,0,0,11.171459679252644,17.074593484883877,1,0,0,2.822442435035196,9.27775260540132,1,0,0,-0.38969493648068576,23.42101755796713,1,0,0,-2.8868228798877045,13.87985344960512,0,1,0,-25.869702574950743,-42.33770937937352,1,0,0,0.4798755153504112,-0.001039096619639503,0,1,0,-5.836450023495872,63.91742919499516,1,0,0,-0.9150643487775729,9.231225926413652,1,0,0,3.0885244598332946,28.80188208312279,1,0,0,-0.23172356463184546,15.585617607201936,0,1,0,35.65261046072582,-58.68526403879091,1,0,0,7.5472624283909,9.78002105242453,1,0,0,3.0918287524765122,19.6428706307402,1,0,0,0.5496388827617285,14.142077354190688,0,1,0,-52.30265316609568,8.754641488993183,1,0,0,-12.484379029909173,5.623339085609987,1,0,0,-10.637020342394123,9.56526524031703,0,1,0,21.93522531841374,-15.710713796880869,1,0,0,7.532784210510059,15.436155375015641,0,1,0,-3.488493705083085,-14.75663617121704,1,0,0,9.803912546253848,3.075104903856643,0,1,0,43.848163330529204,-15.458658953127655,1,0,0,-3.555962688837016,11.697649214687168,1,0,0,-9.053267688354179,16.946924338948087,0,1,0,13.524428107479311,-27.445314146744256,1,0,0,10.449125343488612,8.942571908489946,0,1,0,-1.7545880294914693,-11.172983493609037,1,0,0,8.916580972125141,-0.004116614237388622,1,0,0,16.097972838940272,7.5131573684910835,0,1,0,-129.62973183662277,-96.67032831163692,0,0,1
);

float[] model_prev_pen = new float[3];
float model_x;
float model_y;

void setup() {
  size(500,600);
  pixelDensity(displayDensity());
  background(255);
  
  model_x = 200;
  model_y = 200;
 
  drawStrokes(inputStroke);
  //drawStrokes(prediction);
}

float alpha = 0;

void drawStrokes(FloatList strokes) {
  
  alpha = 0;
  
  for(int i = 0; i < strokes.size()/5; i++) {
    
    alpha += 2.0/(strokes.size()/5);
    color c = color(220,255*alpha/2,255-0.5*alpha*255,255);
    stroke(c);
    fill(c);
    
    float model_dx = strokes.get(5*i);
    float model_dy = strokes.get(5*i+1);  
    float model_pen_down = strokes.get(5*i+2);
    float model_pen_up = strokes.get(5*i+3);
    float model_pen_end = strokes.get(5*i+4);
      
    // Not needed since we are iteration on points (not on the model)
    if(model_prev_pen[2] == 1) {
      break;
    }
    
    if(model_prev_pen[0] == 1) {
      line(model_x, model_y, model_x + model_dx, model_y + model_dy);

    }
    
    model_x += model_dx;
    model_y += model_dy;
    
    model_prev_pen = new float[]{model_pen_down, model_pen_up, model_pen_end};
  }
  
}

void draw() {
 
  
}
